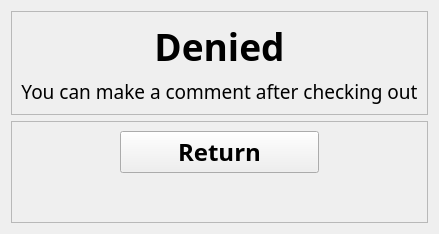
           <widget class="QWidget" name="comment_fa_page15">
            <layout class="QGridLayout" name="gridLayout_87">
             <item row="0" column="0">
              <layout class="QVBoxLayout" name="verticalLayout_27" stretch="1,1">
               <item>
                <widget class="QFrame" name="frame_43">
                 <property name="frameShape">
                  <enum>QFrame::StyledPanel</enum>
                 </property>
                 <property name="frameShadow">
                  <enum>QFrame::Raised</enum>
                 </property>
                 <layout class="QGridLayout" name="gridLayout_89">
                  <item row="0" column="0">
                   <layout class="QGridLayout" name="gridLayout_88" rowstretch="2,1">
                    <item row="0" column="0">
                     <widget class="QLabel" name="label_41">
                      <property name="font">
                       <font>
                        <family>Bahnschrift SemiBold</family>
                        <pointsize>28</pointsize>
                        <weight>75</weight>
                        <bold>true</bold>
                       </font>
                      </property>
                      <property name="text">
                       <string>Denied</string>
                      </property>
                      <property name="alignment">
                       <set>Qt::AlignCenter</set>
                      </property>
                     </widget>
                    </item>
                    <item row="1" column="0">
                     <widget class="QLabel" name="label_42">
                      <property name="font">
                       <font>
                        <family>Bahnschrift Light</family>
                        <pointsize>14</pointsize>
                       </font>
                      </property>
                      <property name="text">
                       <string>You can make a comment after checking out</string>
                      </property>
                      <property name="alignment">
                       <set>Qt::AlignCenter</set>
                      </property>
                     </widget>
                    </item>
                   </layout>
                  </item>
                 </layout>
                </widget>
               </item>
               <item>
                <widget class="QFrame" name="frame_42">
                 <property name="frameShape">
                  <enum>QFrame::StyledPanel</enum>
                 </property>
                 <property name="frameShadow">
                  <enum>QFrame::Raised</enum>
                 </property>
                 <layout class="QGridLayout" name="gridLayout_91">
                  <item row="0" column="0">
                   <layout class="QGridLayout" name="gridLayout_90" rowstretch="1,3" columnstretch="1,2,1">
                    <item row="0" column="2">
                     <spacer name="horizontalSpacer_58">
                      <property name="orientation">
                       <enum>Qt::Horizontal</enum>
                      </property>
                      <property name="sizeHint" stdset="0">
                       <size>
                        <width>40</width>
                        <height>20</height>
                       </size>
                      </property>
                     </spacer>
                    </item>
                    <item row="0" column="1">
                     <widget class="QPushButton" name="to_modify_order_page">
                      <property name="sizePolicy">
                       <sizepolicy hsizetype="Minimum" vsizetype="Expanding">
                        <horstretch>0</horstretch>
                        <verstretch>0</verstretch>
                       </sizepolicy>
                      </property>
                      <property name="font">
                       <font>
                        <family>Bahnschrift SemiBold</family>
                        <pointsize>18</pointsize>
                        <weight>75</weight>
                        <bold>true</bold>
                       </font>
                      </property>
                      <property name="text">
                       <string>Return</string>
                      </property>
                     </widget>
                    </item>
                    <item row="0" column="0">
                     <spacer name="horizontalSpacer_57">
                      <property name="orientation">
                       <enum>Qt::Horizontal</enum>
                      </property>
                      <property name="sizeHint" stdset="0">
                       <size>
                        <width>40</width>
                        <height>20</height>
                       </size>
                      </property>
                     </spacer>
                    </item>
                    <item row="1" column="1">
                     <spacer name="verticalSpacer_34">
                      <property name="orientation">
                       <enum>Qt::Vertical</enum>
                      </property>
                      <property name="sizeHint" stdset="0">
                       <size>
                        <width>20</width>
                        <height>40</height>
                       </size>
                      </property>
                     </spacer>
                    </item>
                   </layout>
                  </item>
                 </layout>
                </widget>
               </item>
              </layout>
             </item>
            </layout>
           </widget>
